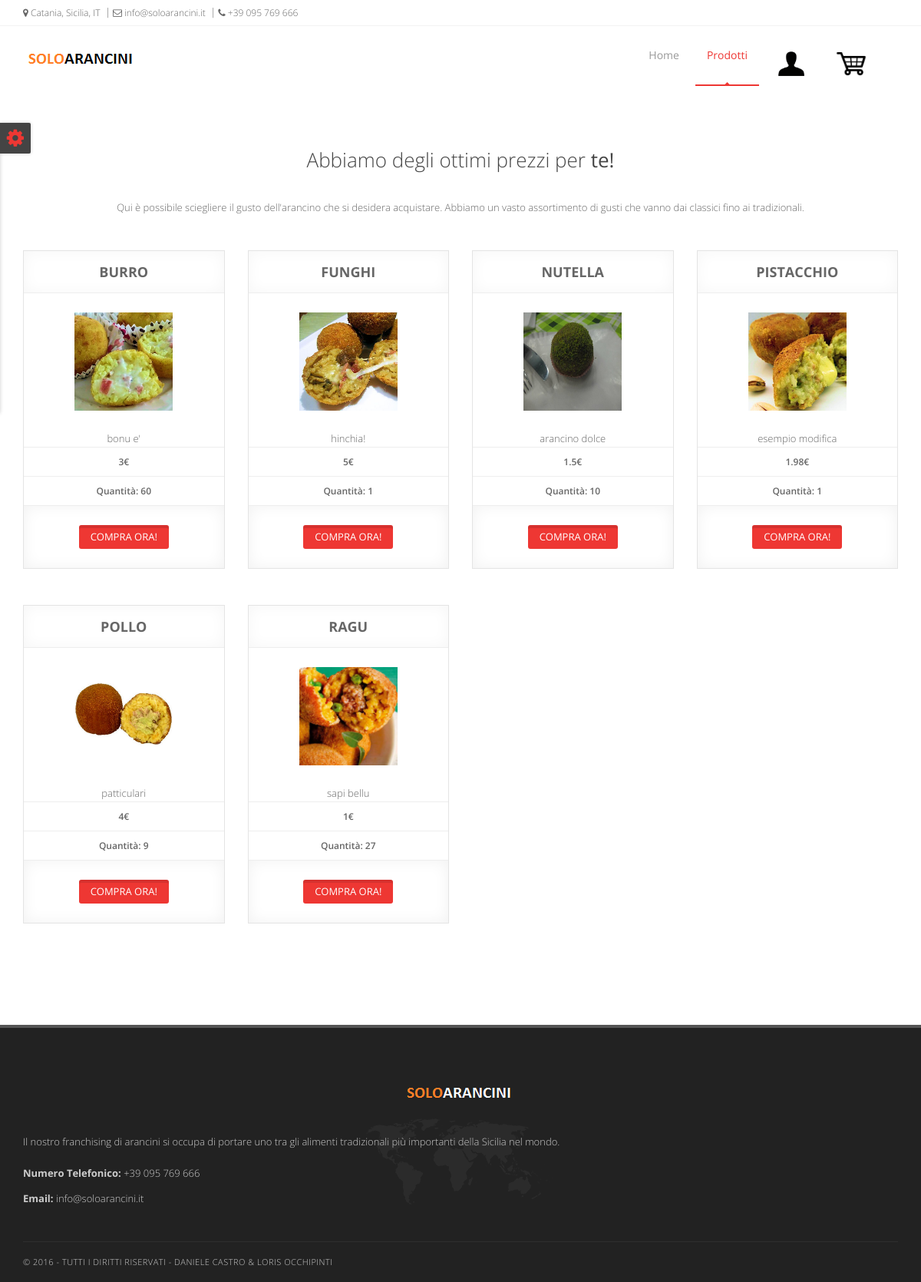
The page /product_page.php on the database its author committed.
### tables this page shows
CREATE TABLE `arancini` (
  `prezzo` double DEFAULT NULL,
  `gusto` char(50) NOT NULL,
  `descrizione` text,
  `immagine` char(50) DEFAULT NULL
);

### product_page.php (the view, shortened to what this page needs)
<?php
$servername = "localhost";
$username = "root";
$password = "mysql";
$dbname = "progetto";
$conn = new mysqli($servername, $username, $password, $dbname);
$sql = 'SELECT prezzo, gusto as gus, descrizione, immagine, descrizione, (SELECT sum(quantita) FROM stock WHERE gusto=gus) as disponibilita FROM arancini';
$result = $conn->query($sql);
?>
<!doctype html>
<html lang="en">
<head>
  <link rel="stylesheet" href="asset/css/bootstrap.min.css" type="text/css" media="screen">
  <link rel="stylesheet" href="css/font-awesome.min.css" type="text/css" media="screen">
  <link rel="stylesheet" type="text/css" href="css/slicknav.css" media="screen">
  <link rel="stylesheet" type="text/css" href="css/style.css" media="screen">
  <link rel="stylesheet" type="text/css" href="css/responsive.css" media="screen">
  <link rel="stylesheet" type="text/css" href="css/animate.css" media="screen">
  <link rel="stylesheet" type="text/css" href="css/colors/red.css" title="red" media="screen" />
  <link rel="stylesheet" type="text/css" href="css/colors/jade.css" title="jade" media="screen" />
  <link rel="stylesheet" type="text/css" href="css/colors/blue.css" title="blue" media="screen" />
  <link rel="stylesheet" type="text/css" href="css/colors/beige.css" title="beige" media="screen" />
  <link rel="stylesheet" type="text/css" href="css/colors/cyan.css" title="cyan" media="screen" />
  <link rel="stylesheet" type="text/css" href="css/colors/green.css" title="green" media="screen" />
  <link rel="stylesheet" type="text/css" href="css/colors/orange.css" title="orange" media="screen" />
  <link rel="stylesheet" type="text/css" href="css/colors/peach.css" title="peach" media="screen" />
  <link rel="stylesheet" type="text/css" href="css/colors/pink.css" title="pink" media="screen" />
  <link rel="stylesheet" type="text/css" href="css/colors/purple.css" title="purple" media="screen" />
  <link rel="stylesheet" type="text/css" href="css/colors/sky-blue.css" title="sky-blue" media="screen" />
  <link rel="stylesheet" type="text/css" href="css/colors/yellow.css" title="yellow" media="screen" />
</head>
<body>
  <div id="container">
    <div class="hidden-header"></div>
    <header class="clearfix">
      <div class="top-bar">
        <div class="container">
          <div class="row">
            <div class="col-md-6">
              <ul class="contact-details">
                <li><a href="#"><i class="fa fa-map-marker"></i> Catania, Sicilia, IT</a>
                </li>
                <li><a href="#"><i class="fa fa-envelope-o"></i> info@soloarancini.it</a>
                </li>
                <li><a href="#"><i class="fa fa-phone"></i> +39 095 769 666</a>
                </li>
              </ul>
            </div>
          </div>
        </div>
      </div>
      <div class="navbar navbar-default navbar-top">
        <div class="container">
          <div class="navbar-header">
            <a class="navbar-brand" href="index.php">
              <img alt="" src="images/soloarancini.png">
            </a>
          </div>
          <div class="navbar-collapse collapse">
            <ul class="nav navbar-nav navbar-right">
              <li><a href="index.php">Home</a>
              </li>
              <li><a class="active" href="product_page.php">Prodotti</a>
              </li>
              <li>
                <a href="profile_page.php">
					<img src="images/user_icon.png" height="42" width="42"></img>
					</a>
              </li>
              <li><a href="chart_page.php">
					<img src="images/shopping_chart_icon.png" height="42" width="42"></img>
					</a>
              </li>
            </ul>
          </div>
        </div>
      </div>
    </header>
    <div class="pricing-section" style="padding-top:60px; padding-bottom:60px;">
      <div class="container">
        <div class="row">
          <div class="col-md-12">
            <div class="big-title text-center">
              <h1>Abbiamo degli ottimi prezzi per <strong>te!</strong></h1>
            </div>
            <p class="text-center" style="margin-bottom:20px;">Qui è possibile sciegliere il gusto dell'arancino che si desidera acquistare. Abbiamo un vasto assortimento di gusti che vanno dai classici fino ai tradizionali.</p>
          </div>
        </div>
  <div class="row pricing-tables">
	<?php while($row = $result->fetch_assoc()){?>
          <div class="col-md-3 col-sm-3 col-xs-12" style="margin-bottom: 4%;">
            <div class="pricing-table">
              <div class="plan-name">
                <h3><?php echo $row['gus']?></h3>
              </div>
              <div class="plan-price">
                <img src="images/<?php echo $row["immagine"] ?>" alt="#" style="width:128px;height:128px;">
              </div>
	      <div>
              <p><?php echo $row["descrizione"] ?></p>
	      </div>
		<div class="plan-list">
                <ul>
                  <li><strong><?php echo $row["prezzo"] ?>€</strong></li>
                  <li><strong><?php if(!isset($row["disponibilita"])){echo "Prodotto non disponibile";}else{echo "Quantità: ".$row["disponibilita"];}?></strong></li>
                </ul>
              </div>
              <div class="plan-signup">
              <?php if(isset($row["disponibilita"])){ ?><button class="btn-system btn-small"id=<?php echo $row['gus'] ?> onclick="aggiungi(this.id)">Compra ora!</button> <?php } ?>
              </div>
            </div>
          </div>
	<?php  } ?>
        </div>
      </div>
    </div>
  </div>
    <footer>
      <div class="container">
        <div class="row footer-widgets">
          <div class="col-md-3" style="width: 100%; margin: 0 auto;">
            <div class="footer-widget contact-widget">
              <h4><img src="images/soloarancini-black.PNG" class="img-responsive" alt="Footer Logo" style="margin: 0 auto;"/></h4>
              <p>Il nostro franchising di arancini si occupa di portare uno tra gli alimenti tradizionali più importanti della Sicilia nel mondo.</p>
              <ul>
                <li><span>Numero Telefonico:</span> +39 095 769 666</li>
                <li><span>Email:</span> info@soloarancini.it</li>
              </ul>
            </div>
          </div>
        </div>
        <div class="copyright-section">
          <div class="row">
            <div class="col-md-6">
              <p>&copy; 2016 - Tutti i diritti riservati - Daniele Castro & Loris Occhipinti
            </div>
          </div>
        </div>
      </div>
    </footer>
  <div class="switcher-box">
    <a class="open-switcher show-switcher"><i class="fa fa-cog fa-2x"></i></a>
  </div>
</body>
</html>

### css/colors/red.css (style rules this page uses)
a { color: #ee3733; }
.navbar-default .navbar-nav > li:hover > a, .navbar-default .navbar-nav > li > a.active { color: #ee3733; }
.navbar-default .navbar-nav > li > a:after { background-color: #ee3733; }
.navbar-default .navbar-nav > li > a.active, .navbar-default .navbar-nav > li:hover > a { border-color: #ee3733; }
.btn-system { background-color: #ee3733; }

### css/colors/jade.css (style rules this page uses)
a { color: #0bb586; }
.navbar-default .navbar-nav > li:hover > a, .navbar-default .navbar-nav > li > a.active { color: #0bb586; }
.navbar-default .navbar-nav > li > a:after { background-color: #0bb586; }
.navbar-default .navbar-nav > li > a.active, .navbar-default .navbar-nav > li:hover > a { border-color: #0bb586; }
.btn-system { background-color: #0bb586; }

### css/colors/blue.css (style rules this page uses)
a { color: #00afd1; }
.navbar-default .navbar-nav > li:hover > a, .navbar-default .navbar-nav > li > a.active { color: #00afd1; }
.navbar-default .navbar-nav > li > a:after { background-color: #00afd1; }
.navbar-default .navbar-nav > li > a.active, .navbar-default .navbar-nav > li:hover > a { border-color: #00afd1; }
.btn-system { background-color: #00afd1; }

### css/colors/beige.css (style rules this page uses)
a { color: #fdb655; }
.navbar-default .navbar-nav > li:hover > a, .navbar-default .navbar-nav > li > a.active { color: #fdb655; }
.navbar-default .navbar-nav > li > a:after { background-color: #fdb655; }
.navbar-default .navbar-nav > li > a.active, .navbar-default .navbar-nav > li:hover > a { border-color: #fdb655; }
.btn-system { background-color: #fdb655; }

### css/colors/cyan.css (style rules this page uses)
a { color: #27bebe; }
.navbar-default .navbar-nav > li:hover > a, .navbar-default .navbar-nav > li > a.active { color: #27bebe; }
.navbar-default .navbar-nav > li > a:after { background-color: #27bebe; }
.navbar-default .navbar-nav > li > a.active, .navbar-default .navbar-nav > li:hover > a { border-color: #27bebe; }
.btn-system { background-color: #27bebe; }

### css/colors/green.css (style rules this page uses)
a { color: #94c523; }
.navbar-default .navbar-nav > li:hover > a, .navbar-default .navbar-nav > li > a.active { color: #94c523; }
.navbar-default .navbar-nav > li > a:after { background-color: #94c523; }
.navbar-default .navbar-nav > li > a.active, .navbar-default .navbar-nav > li:hover > a { border-color: #94c523; }
.btn-system { background-color: #94c523; }

### css/colors/orange.css (style rules this page uses)
a { color: #f36510; }
.navbar-default .navbar-nav > li:hover > a, .navbar-default .navbar-nav > li > a.active { color: #f36510; }
.navbar-default .navbar-nav > li > a:after { background-color: #f36510; }
.navbar-default .navbar-nav > li > a.active, .navbar-default .navbar-nav > li:hover > a { border-color: #f36510; }
.btn-system { background-color: #f36510; }

### css/colors/peach.css (style rules this page uses)
a { color: #f49237; }
.navbar-default .navbar-nav > li:hover > a, .navbar-default .navbar-nav > li > a.active { color: #f49237; }
.navbar-default .navbar-nav > li > a:after { background-color: #f49237; }
.navbar-default .navbar-nav > li > a.active, .navbar-default .navbar-nav > li:hover > a { border-color: #f49237; }
.btn-system { background-color: #f49237; }

### css/colors/pink.css (style rules this page uses)
a { color: #f1505b; }
.navbar-default .navbar-nav > li:hover > a, .navbar-default .navbar-nav > li > a.active { color: #f1505b; }
.navbar-default .navbar-nav > li > a:after { background-color: #f1505b; }
.navbar-default .navbar-nav > li > a.active, .navbar-default .navbar-nav > li:hover > a { border-color: #f1505b; }
.btn-system { background-color: #f1505b; }

### css/colors/purple.css (style rules this page uses)
a { color: #6a3da3; }
.navbar-default .navbar-nav > li:hover > a, .navbar-default .navbar-nav > li > a.active { color: #6a3da3; }
.navbar-default .navbar-nav > li > a:after { background-color: #6a3da3; }
.navbar-default .navbar-nav > li > a.active, .navbar-default .navbar-nav > li:hover > a { border-color: #6a3da3; }
.btn-system { background-color: #6a3da3; }

### css/colors/sky-blue.css (style rules this page uses)
a { color: #38cbcb; }
.navbar-default .navbar-nav > li:hover > a, .navbar-default .navbar-nav > li > a.active { color: #38cbcb; }
.navbar-default .navbar-nav > li > a:after { background-color: #38cbcb; }
.navbar-default .navbar-nav > li > a.active, .navbar-default .navbar-nav > li:hover > a { border-color: #38cbcb; }
.btn-system { background-color: #38cbcb; }

### css/colors/yellow.css (style rules this page uses)
a { color: #f8ba01; }
.navbar-default .navbar-nav > li:hover > a, .navbar-default .navbar-nav > li > a.active { color: #f8ba01; }
.navbar-default .navbar-nav > li > a:after { background-color: #f8ba01; }
.navbar-default .navbar-nav > li > a.active, .navbar-default .navbar-nav > li:hover > a { border-color: #f8ba01; }
.btn-system { background-color: #f8ba01; }

### rows shown on the page
arancini: gusto "BURRO", immagine (picture), descrizione "bonu e'", prezzo "3", disponibilita "60"
arancini: gusto "FUNGHI", immagine (picture), descrizione "hinchia!", prezzo "5", disponibilita "1"
arancini: gusto "NUTELLA", immagine (picture), descrizione "arancino dolce", prezzo "1.5", disponibilita "10"
arancini: gusto "PISTACCHIO", immagine (picture), descrizione "esempio modifica", prezzo "1.98", disponibilita "1"
arancini: gusto "POLLO", immagine (picture), descrizione "patticulari", prezzo "4", disponibilita "9"
arancini: gusto "RAGU", immagine (picture), descrizione "sapi bellu", prezzo "1", disponibilita "27"
